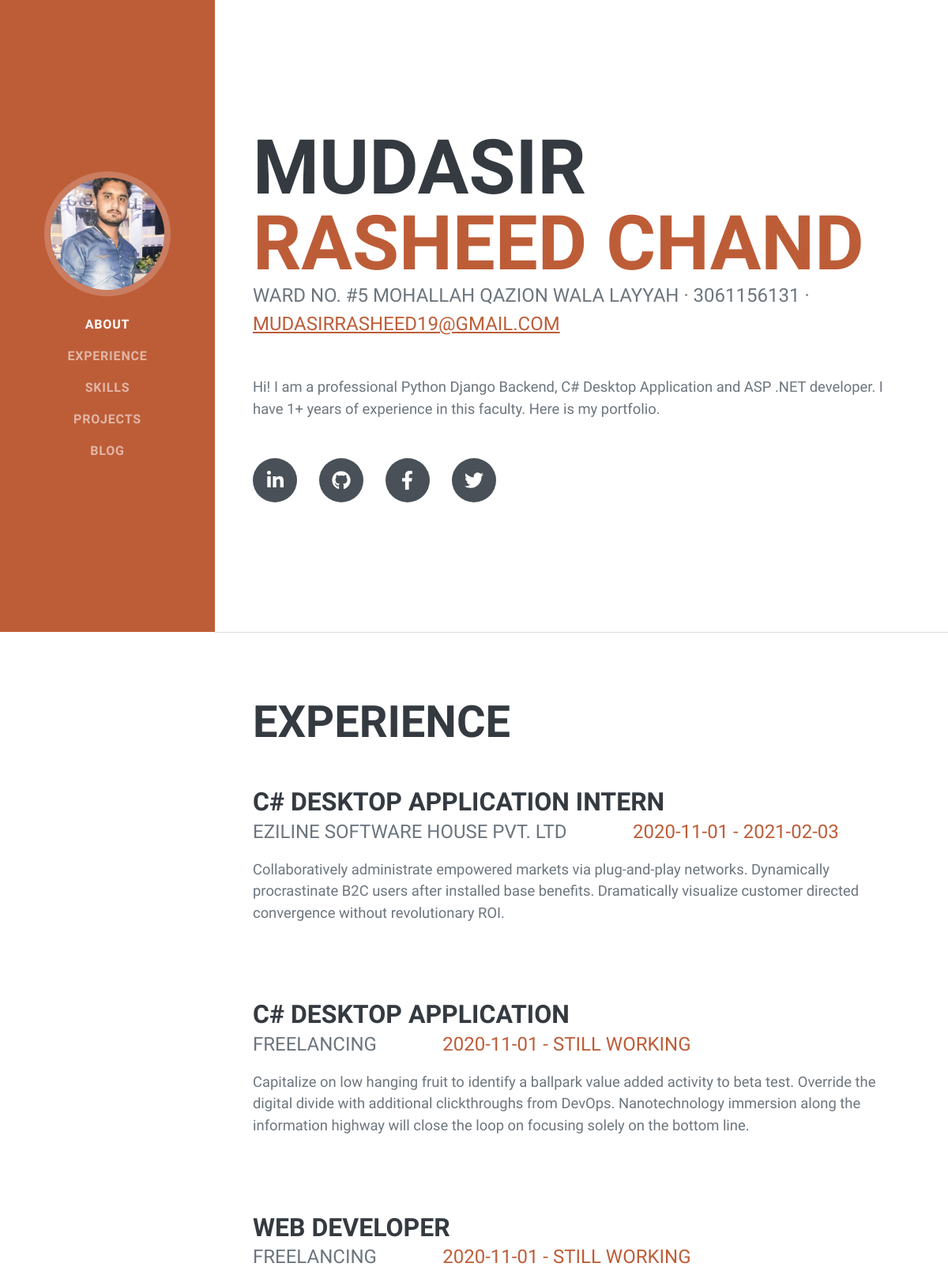
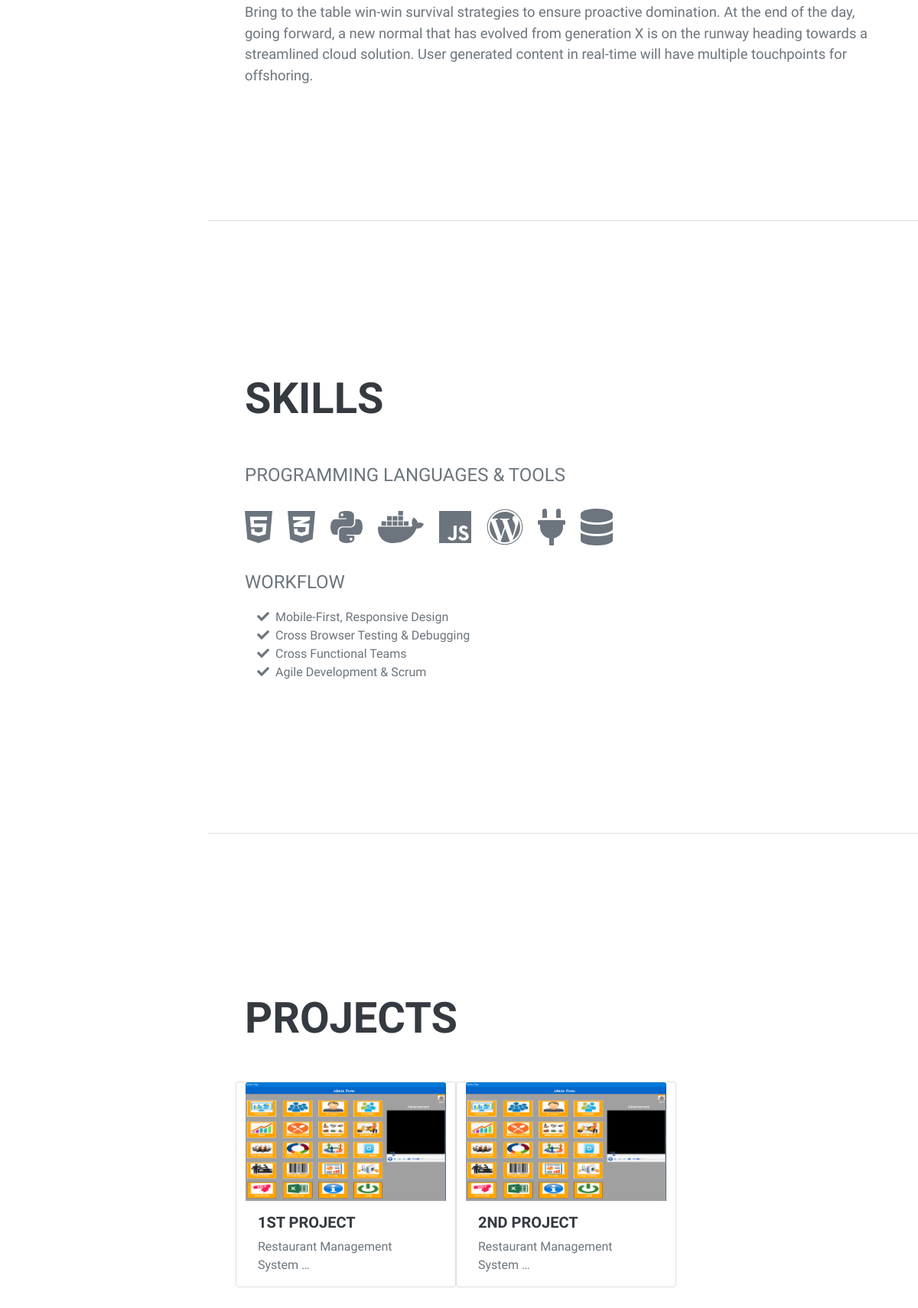
The page / on the database its author committed (2 pictures, top to bottom).
### project/models.py (models this page shows, shortened)
class About(models.Model):
    fname = models.CharField(max_length=30)
    lname = models.CharField(max_length=30)
    address = models.CharField(max_length=100)
    phone = models.IntegerField()
    email = models.EmailField()
    descript = models.CharField(max_length=500)
    linkedin = models.URLField(blank=True)
    github = models.URLField(blank=True)
    facebook = models.URLField(blank=True)
    twitter = models.URLField(blank=True)

class Experience(models.Model):
    job_designation = models.CharField(max_length = 50)
    company = models.CharField(max_length = 50)
    discription = models.CharField(max_length = 500)
    start_date = models.DateField()
    end_date = models.CharField(max_length = 50)

class Project(models.Model):
    title = models.CharField(max_length= 50)
    description = models.CharField(max_length= 500)
    image = models.ImageField(upload_to='resume/images')
    url = models.URLField(blank=True)
    def get_absolute_url(self):
        return reverse("detail", kwargs={
            "project_id": self.id
            })

### project/views.py (the view)
# urls.py: path('',views.index,name='index'),
def index(request):
    projects = Project.objects.all()
    abouts = About.objects.all()
    experiences = Experience.objects.all()
    context = {
        'projects' : projects,
        'abouts' : abouts,
        'experiences' : experiences
    }
    return render(request,'project/index.html', context)

### project/templates/project/index.html (shortened to what this page needs)
<!DOCTYPE html>
{% load static %}
<html lang="en">
    <head>
        <link href="{%static 'css/styles.css'%}" rel="stylesheet" />
    </head>
    <body id="page-top">
        <nav class="navbar navbar-expand-lg navbar-dark bg-primary fixed-top" id="sideNav">
            <a class="navbar-brand js-scroll-trigger" href="#page-top">
                <span class="d-none d-lg-block"><img class="img-fluid img-profile rounded-circle mx-auto mb-2" src="{%static 'img/mudasir.jpg'%}" alt="..." /></span>
            </a>
            <div class="collapse navbar-collapse" id="navbarResponsive">
                <ul class="navbar-nav">
                    <li class="nav-item"><a class="nav-link js-scroll-trigger" href="#about">About</a></li>
                    <li class="nav-item"><a class="nav-link js-scroll-trigger" href="#experience">Experience</a></li>
                    <li class="nav-item"><a class="nav-link js-scroll-trigger" href="#skills">Skills</a></li>
                    <li class="nav-item"><a class="nav-link js-scroll-trigger" href="#projects">Projects</a></li>
                    <li class="nav-item"><a class="nav-link js-scroll-trigger" href="{% url 'blog:all_blogs' %}">Blog</a></li>
                </ul>
            </div>
        </nav>
        <div class="container-fluid p-0">
            <section class="resume-section" id="about">
                <div class="resume-section-content">
                    {% for abt in abouts %}
                        <h1 class="mb-0">
                        {{abt.fname}}
                        <span class="text-primary">{{abt.lname}}</span>
                    </h1>
                    <div class="subheading mb-5">{{abt.address}} · {{abt.phone}} ·
                        <a href="mailto:{{abt.email}}">{{abt.email}}</a>
                    </div>
                    <p class="lead mb-5">{{abt.descript}}</p>
                    <div class="social-icons">
                        <a class="social-icon" href="{{abt.linkedin}}"><i class="fab fa-linkedin-in"></i></a>
                        <a class="social-icon" href="{{abt.github}}"><i class="fab fa-github"></i></a>
                        <a class="social-icon" href="{{abt.facebook}}"><i class="fab fa-facebook-f"></i></a>
                        <a class="social-icon" href="{{abt.twitter}}"><i class="fab fa-twitter"></i></a>
                    </div>
                    {% endfor %}
                </div>
            </section>
            <hr class="m-0" />
            <section class="resume-section" id="experience">
                <div class="resume-section-content">
                    <h2 class="mb-5">Experience</h2>
                    {% for exp in experiences %}
                    <div class="d-flex flex-column flex-md-row justify-content-between mb-5">
                        <div class="flex-grow-1">
                            <h3 class="mb-0">{{exp.job_designation}}</h3>
                            <div class="subheading mb-3">{{exp.company}}
                                <span class="text-primary">{{exp.start_date|date:'Y-m-d'}} - {{exp.end_date}}</span></div>
                            <p class="lead mb-5">{{exp.discription}}</p>
                        </div>
                    </div>
                    {% endfor %}
                </div>
            </section>
            <hr class="m-0" />
            <section class="resume-section" id="skills">
                <div class="resume-section-content">
                    <h2 class="mb-5">Skills</h2>
                    <div class="subheading mb-3">Programming Languages & Tools</div>
                    <ul class="list-inline dev-icons">
                        <li class="list-inline-item"><i class="fab fa-html5"></i></li>
                        <li class="list-inline-item"><i class="fab fa-css3-alt"></i></li>
                        <li class="list-inline-item"><i class="fab fa-python"></i></li>
                        <li class="list-inline-item"><i class="fab fa-docker"></i></li>
                        <li class="list-inline-item"><i class="fab fa-js"></i></li>
                        <li class="list-inline-item"><i class="fab fa-wordpress"></i></li>
                        <li class="list-inline-item"><i class="fas fa-plug"></i></li>
                        <li class="list-inline-item"><i class="fas fa-database"></i></li>
                    </ul>
                    <div class="subheading mb-3">Workflow</div>
                    <ul class="fa-ul mb-0">
                        <li>
                            <span class="fa-li"><i class="fas fa-check"></i></span>
                            Mobile-First, Responsive Design
                        </li>
                        <li>
                            <span class="fa-li"><i class="fas fa-check"></i></span>
                            Cross Browser Testing & Debugging
                        </li>
                        <li>
                            <span class="fa-li"><i class="fas fa-check"></i></span>
                            Cross Functional Teams
                        </li>
                        <li>
                            <span class="fa-li"><i class="fas fa-check"></i></span>
                            Agile Development & Scrum
                        </li>
                    </ul>
                </div>
            </section>
            <hr class="m-0">
            <section class="resume-section" id="projects">
                <div class="resume-section-content">
                    <h2 class="mb-5">Projects</h2>
                    <div class="row">
                        {% for item in projects %}
                        <div class="card" style="width: 18rem;">
                            <a href="{{item.get_absolute_url}}"><img src="{{ item.image.url }}" class="card-img-top" alt="..."></a>
                            <div class="card-body">
                                <h5 class="card-title">{{ item.title }}</h5>
                                <p class="card-text">{{item.description|truncatechars:30}}</p>
                            </div>
                        </div>
                        {% endfor %}
                    </div>
                </div>
            </section>
        </div>
    </body>
</html>

### rows shown on the page
About: fname "MUDASIR", lname "RASHEED CHAND", address "WARD NO. #5 MOHALLAH QAZION WALA LAYYAH", phone "3061156131", email "MUDASIRRASHEED19@GMAIL.COM", descript "Hi! I am a professional Python Django Backend, C# Desktop Application and ASP .NET developer. I have 1+ years of experience in this faculty. Here is my portfolio."
Experience: job_designation "C# DESKTOP APPLICATION INTERN", company "EZILINE SOFTWARE HOUSE PVT. LTD", start_date "2020-11-01", end_date "2021-02-03", discription "Collaboratively administrate empowered markets via plug-and-play networks. Dynamically procrastinate B2C users after installed base benefits. Dramatically visualize customer directed convergence without revolutionary ROI."
Experience: job_designation "C# DESKTOP APPLICATION", company "FREELANCING", start_date "2020-11-01", end_date "STILL WORKING", discription "Capitalize on low hanging fruit to identify a ballpark value added activity to beta test. Override the digital divide with additional clickthroughs from DevOps. Nanotechnology immersion along the information highway will close the loop on focusing solely on the bottom line."
Experience: job_designation "WEB DEVELOPER", company "FREELANCING", start_date "2020-11-01", end_date "STILL WORKING", discription "Bring to the table win-win survival strategies to ensure proactive domination. At the end of the day, going forward, a new normal that has evolved from generation X is on the runway heading towards a streamlined cloud solution. User generated content in real-time will have multiple touchpoints for offshoring."
Project: image (picture), title "1ST PROJECT", description "Restaurant Management System …"
Project: image (picture), title "2ND PROJECT", description "Restaurant Management System …"
